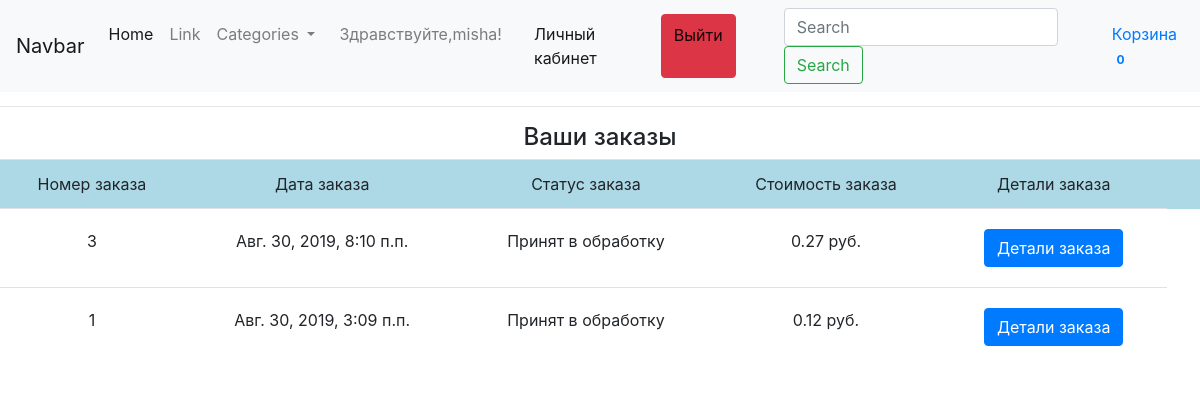
Page /account/ (signed in) on the earlier database version.
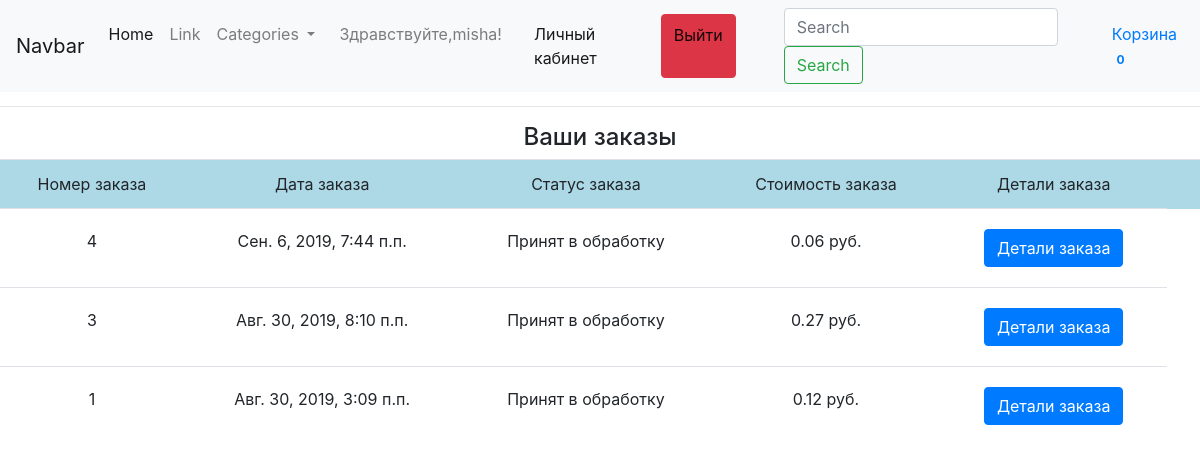
Same page on the later database version.
### ecomapp/models.py (models this page shows, shortened)
class Order(models.Model):
	user = models.ForeignKey(settings.AUTH_USER_MODEL,on_delete=models.CASCADE)
	items = models.ForeignKey(Cart,on_delete=models.CASCADE)
	total = models.DecimalField(max_digits=9, decimal_places=2, default=0.00)
	first_name = models.CharField(max_length=200)
	last_name = models.CharField(max_length=200)
	phone = models.CharField(max_length=20)
	address = models.CharField(max_length=255)
	buying_type = models.CharField(max_length=40, choices=(('Самовывоз', 'Самовывоз'),
		('Доставка', 'Доставка')), default='Самовывоз')
	date = models.DateTimeField(auto_now_add=True)
	comments = models.TextField()
	status = models.CharField(max_length=100, choices=ORDER_STATUS_CHOICES, default=ORDER_STATUS_CHOICES[0][0])

### ecomapp/views.py (the view)
# urls.py: path('account/', account_view, name='account'),
def account_view(request):
	try:
		order = Order.objects.filter(user=request.user).order_by('-id')
	except:
		return HttpResponseRedirect(reverse('registration'))
	categories = Category.objects.all()
	context = {
		'order': order,
		'categories': categories
	}
	return render(request, 'ecomapp/account.html', context)

### ecomapp/models.py (called while the page is built)
	def get_absolute_url(self):
		return reverse('category_detail', kwargs={'category_slug': self.slug})

### ecomapp/templates/ecomapp/account.html (shortened to what this page needs)
{% extends 'ecomapp/base.html' %}
{% block content %}
<h3 class="text-center">Личный кабинет пользователя {{ request.user }}</h3>
<hr>
<h4 class='text-center'>Ваши заказы</h4>
<table class='table'>
<tr style='background:lightblue;'>
	<td class='text-center'>Номер заказа</td>
	<td class='text-center'>Дата заказа</td>
	<td class='text-center'>Статус заказа</td>
	<td class='text-center'>Стоимость заказа</td>
	<td class='text-center'>Детали заказа</td>
	<td></td>
</tr>
{% for item in order %}
<tr>
	<td class='text-center' style='padding-top: 20px; padding-bottom: 20px;'>{{ item.id }}</td>
	<td class='text-center' style='padding-top: 20px; padding-bottom: 20px;'>{{ item.date }}</td>
	<td class='text-center' style='padding-top: 20px; padding-bottom: 20px;'>{{ item.status }}</td>
	<td class='text-center' style='padding-top: 20px; padding-bottom: 20px;'>{{ item.total }} руб.</td>
	<td class='text-center' style='padding-top: 20px; padding-bottom: 20px;'><button type="button" class="btn btn-primary btn-md" data-toggle="modal" data-target="#myModal-{{ item.id }}">
  Детали заказа
</button></td>
</tr>
{% endfor %}
</table>
{% endblock content %}

### ecomapp/templates/ecomapp/base.html (shortened to what this page needs)
{% load static %}
<!DOCTYPE html>
<html lang="en">
<head>
<link rel="stylesheet" href="https://stackpath.bootstrapcdn.com/bootstrap/4.3.1/css/bootstrap.min.css">
  <link rel="stylesheet" href='{% static "css/shop-homepage.css" %}'>
</head>
<body>
<nav class="navbar navbar-expand-lg navbar-light bg-light fixed-top">
  <a class="navbar-brand" href="#">Navbar</a>
    <div class="collapse navbar-collapse" id="navbarSupportedContent">
    <ul class="navbar-nav mr-auto">
      <li class="nav-item active">
        <a class="nav-link" href='{% url "base" %}'>Home <span class="sr-only">(current)</span></a>
      </li>
      <li class="nav-item">
        <a class="nav-link" href="#">Link</a>
      </li>
      {% if  not request.get_full_path == '/'%}
      <li class="nav-item dropdown">
        <a class="nav-link dropdown-toggle" href="#" id="navbarDropdown" role="button" data-toggle="dropdown" aria-haspopup="true" aria-expanded="false">
          Categories
        </a>
      </li>
      {% endif %}
      {% if not request.user.is_authenticated %}
            <li class="nav-item navbar-text">
        Здравствуйте,гость!
      </li>
  <li class='nav-item navbar-text mx-3'>
    Пожалуйста,<a href='{% url "registration" %}'> зарегистрируйтесь </a> или <a href='{% url "login" %}'>войдите</a>
  </li>
      {% else %}
            <li class="nav-item navbar-text mx-3">
        Здравствуйте,{{request.user}}!
      </li>
            <li class='nav-item navbar-text mx-3'><a href='{% url "account" %}'> Личный кабинет</a> </li>
             <li class='nav-item navbar-text mx-5 btn btn-danger'><a href='{% url "logout" %}'>Выйти</a> </li>
      {% endif %}
    </ul>
  </div>
<form class="form-inline my-2 my-lg-0">
  <input class="form-control mr-sm-2" type="search" placeholder="Search" aria-label="Search">
  <button class="btn btn-outline-success my-2 my-sm-0" type="submit">Search</button>
</form>
    <ul class='nav navbar-nav navbar-right' style='margin-left:30px'>
  <li><a href='{% url "cart" %}'>Корзина <span class='badge' id='cart_count'>
  {% if not request.session.total%} 0 {% else %} {{ request.session.total }} {% endif %}</span></a></li>
    </ul>
  </nav>
{% block content %}{% endblock content  %}
</body>
</html>

### static_in_dev/css/shop-homepage.css (style rules this page uses)
body { padding-top: 56px; }

Differences in the rows shown:
added Order: id "4", date "Сен. 6, 2019, 7:44 п.п.", status "Принят в обработку", total "0.06"
